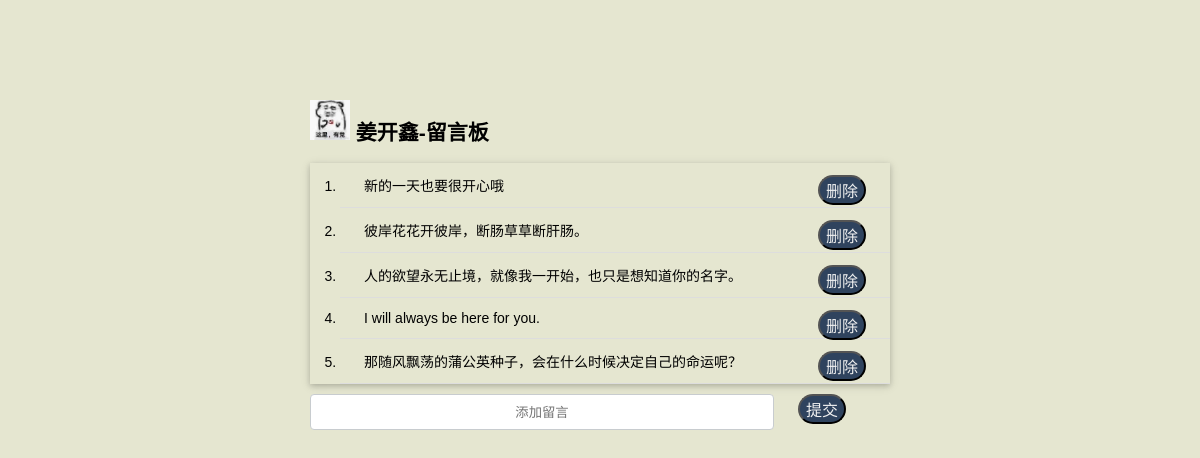
The page / on the database its author committed.
### message/models.py (models this page shows)
class MessageBoard(models.Model):
    mb_content = models.TextField()  # 留言内容
    mb_time = models.DateTimeField(default=timezone.now)  # 留言的日期
    mb_isShow = models.BooleanField(default=True)  # 留言是否可见
    class Meta:
        db_table = "message_board"  # 为数据库表指定名称

### message/views.py (the view)
# urls.py: path("", views.index, name="index"),
def index(request):
    content = MessageBoard.objects.filter(mb_isShow=True)
    context = {
        "name": '姜开鑫',
        "content": content
    }
    return render(request, template_name="index.html", context=context)

### message/templates/index.html (shortened to what this page needs)
{% load static %}
<!DOCTYPE html>
<html lang="zh-hans">
<head>
    <link rel="stylesheet" href="{% static "style.css" %}">
</head>
<body>
<h2>
    <img class="user_ico" src="{% static "a.jpg" %}" alt="头部图">
    {{ name }}-留言板
</h2>
<ol class="message-list">
    {% for s in content %}
        <li>{{ s.mb_content }}
            <button type="button" class="delete" data-src="{{ s.id }}">删除</button>
        </li>
    {% endfor %}
</ol>
<label>
    <input type="text" class="text" placeholder="添加留言"/>
    <button type="button" id="msg_btn">提交</button>
</label>
</body>
</html>

### message/static/style.css (style rules this page uses)
body { margin: 100px auto; max-width: 580px; font-size: 14px; font-family: Microsoft YaHei, Arial, serif; background: url("https://www.shejidaren.com/wp-content/themes/Daren/images/bg.jpg") 0 0 rgb(229, 230, 208); }
.user_ico { width: 40px; }
.message-list { padding-left: 30px ; margin-bottom: 10px; box-shadow: 0 2px 5px 0 rgba(0, 0, 0, 0.16), 0 2px 10px 0 rgba(0, 0, 0, 0.12); }
.message-list li { padding: 12px 24px; border-bottom: 1px solid #ddd; }
label { padding: 12px 24px; }
button { outline: none; text-decoration: none; background: #2f435e; color: #f2f2f2; font-size: 16px; border-radius: 30px; transition: all linear 0.30s; }
.text { box-sizing: border-box; text-align: center; height: 2.7em; border-radius: 4px; border: 1px solid #c8cccf; color: #6a6f77; display: inline; outline: 0; padding: 0 1em; text-decoration: none; width: 80%; float: left; }
.delete { float: right; }

### rows shown on the page
MessageBoard: mb_content "新的一天也要很开心哦"
MessageBoard: mb_content "彼岸花花开彼岸，断肠草草断肝肠。"
MessageBoard: mb_content "人的欲望永无止境，就像我一开始，也只是想知道你的名字。"
MessageBoard: mb_content "I will always be here for you."
MessageBoard: mb_content "那随风飘荡的蒲公英种子，会在什么时候决定自己的命运呢？"

### other values the page prints
{{ name }} "姜开鑫"
